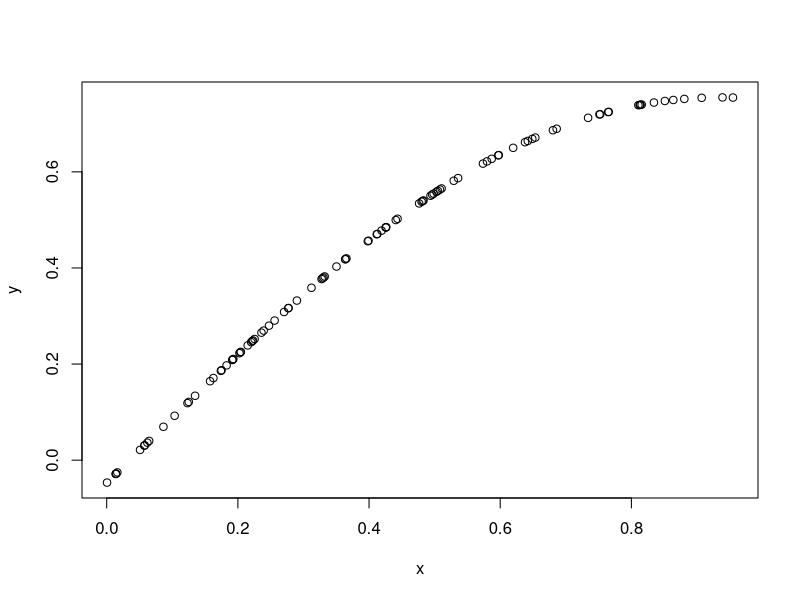

Write the R code that produced this figure.
library(mvtnorm)

set.seed(11)
x = runif(100)
d = abs(outer(x,x,"-")) # compute distance matrix, d_{ij} = |x_i - x_j|
l = 1 # length scale
Sigma_SE = exp(-d^2/(2*l^2)) # squared exponential kernel
y = mvtnorm::rmvnorm(1,sigma=Sigma_SE)
plot(x,y)